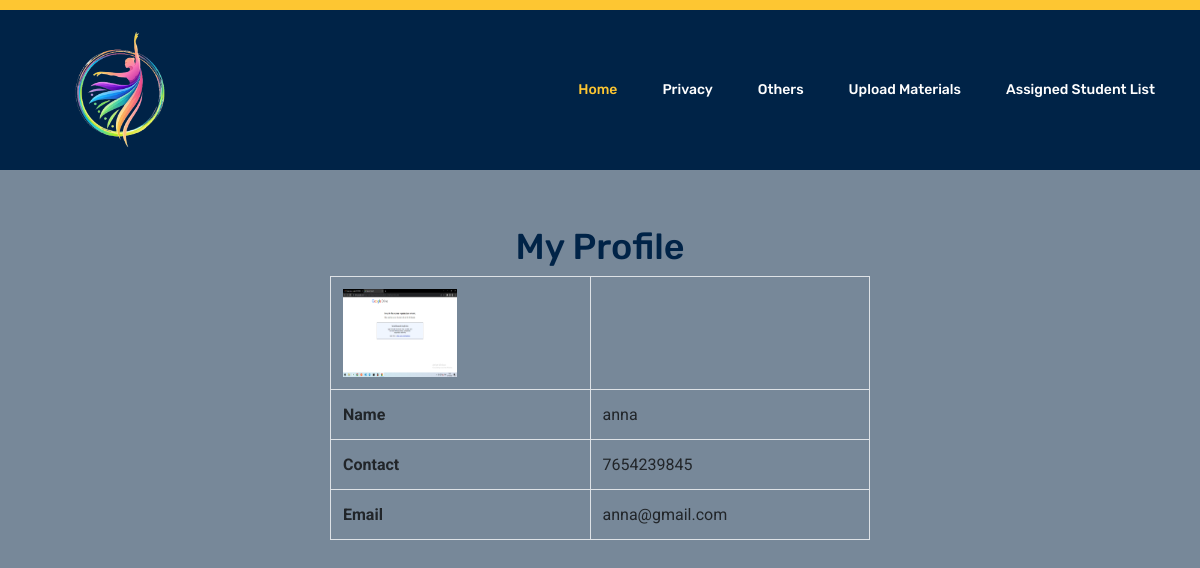
The page /Project/Trainer/Myprofile.php (signed in) on the database its author committed.
### tables this page shows
CREATE TABLE `tbl_trainer` (
  `trainer_id` int(11) NOT NULL auto_increment,
  `trainer_name` varchar(100) NOT NULL,
  `trainer_contact` varchar(50) NOT NULL,
  `trainer_email` varchar(100) NOT NULL,
  `trainer_photo` varchar(50) NOT NULL,
  `trainer_certificate` varchar(50) NOT NULL,
  `trainer_video` varchar(50) NOT NULL,
  `trainer_password` varchar(50) NOT NULL,
  `subcategory_id` varchar(50) NOT NULL,
  PRIMARY KEY  (`trainer_id`)
);

### Project/Trainer/Myprofile.php (the view, shortened to what this page needs)
<!DOCTYPE html PUBLIC "-//W3C//DTD XHTML 1.0 Transitional//EN" "http://www.w3.org/TR/xhtml1/DTD/xhtml1-transitional.dtd">
<html xmlns="http://www.w3.org/1999/xhtml">
<head>
<link rel="stylesheet" href="https://stackpath.bootstrapcdn.com/bootstrap/4.5.2/css/bootstrap.min.css">
</head>
<body style="background-color:lightslategray;color: black;">
<body>
 <?php
include("Head.php");
$sel="select * from tbl_trainer where trainer_id='".$_SESSION["trainer_id"]."'";
$data=mysql_query($sel);
$row=mysql_fetch_array($data);
?>
<br><br><br><br><br><br><br><br><br>
<div class="container">
  <center><h1>My Profile</h1></center>
  <div class="row justify-content-center">
    <div class="col-md-6">
      <table class="table table-bordered" align="center">
        <tr>
          <th>
            <img src="../Assets/Files/Trainer/<?php echo $row["trainer_photo"]?>" alt="imagepro" width="114" height="88" />
          </th>
        </tr>
        <tr>
          <th>Name</th>
          <td><?php echo $row["trainer_name"]?></td>
        </tr>
        <tr>
          <th>Contact</th>
          <td><?php echo $row["trainer_contact"]?></td>
        </tr>
        <tr>
          <th>Email</th>
          <td><?php echo $row["trainer_email"]?></td>
        </tr>
      </table>
    </div>
  </div>
</div>
</body>
</html>
<br><br><br><br><br><br><br><br>

### rows shown on the page
tbl_trainer: trainer_photo (picture), trainer_name "anna", trainer_contact "7654239845", trainer_email "anna@gmail.com"
